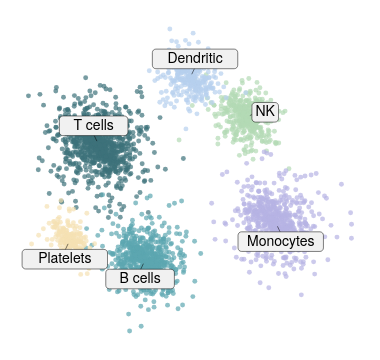

Vega-Lite specification stored for this chart:
### Vega-Lite specification from a JSON file in a GitHub repository (floating-point values rounded to 4 significant figures; data arrays with more than 128 entries replaced by an {"elided": "..."} marker saying what was removed)
{"background": null, "config": {"arc": {"fill": "#DBDBDB", "fillOpacity": 1.0, "innerRadius": 42.5, "padAngle": 0.03, "stroke": "black", "strokeOpacity": 1, "strokeWidth": 0.25}, "area": {"fill": "#DBDBDB", "fillOpacity": 1.0, "stroke": "black", "strokeOpacity": 1, "strokeWidth": 0.25}, "axis": {"domain": true, "domainCap": "round", "domainColor": "black", "domainWidth": 0.25, "grid": false, "gridCap": "round", "gridColor": "#F1F1F1", "gridDash": [0, 0], "gridOpacity": 1.0, "gridWidth": 0.25, "labelColor": "black", "labelFont": "Helvetica Neue, HelveticaNeue, Helvetica, Arial, sans-serif", "labelFontSize": 7, "labelFontStyle": "normal", "labelFontWeight": 400, "offset": 4.5, "ticks": true, "tickCap": "round", "tickColor": "black", "tickRound": false, "tickSize": 3, "tickWidth": 0.25, "titleColor": "black", "titleFont": "Helvetica Neue, HelveticaNeue, Helvetica, Arial, sans-serif", "titleFontSize": 7, "titleFontStyle": "normal", "titleFontWeight": 400}, "axisX": {"domain": true, "labelAlign": "center", "labelAngle": 0, "labels": true, "ticks": true, "translate": 0}, "axisY": {"domain": true, "labelAlign": "right", "labelAngle": 0, "labels": true, "ticks": true, "translate": 0}, "axisRight": {"domain": true, "labelAlign": "left", "labelAngle": 0, "labels": true, "ticks": true, "translate": 0}, "axisTop": {"domain": true, "labelAlign": "center", "labelAngle": 0, "labels": true, "ticks": true, "translate": 0}, "axisBand": {"tickOffset": 0}, "bar": {"fill": "#DBDBDB", "fillOpacity": 1.0, "stroke": "black", "strokeOpacity": 1, "strokeWidth": 0.25}, "boxplot": {"size": 15.3, "ticks": {"cornerRadius": 0.25, "fill": "black", "opacity": 1, "size": 7.65, "thickness": 0.25}, "box": {"fillOpacity": 1.0, "stroke": "black", "strokeOpacity": 1, "strokeWidth": 0.25}, "median": {"cornerRadius": 0, "fill": "black", "fillOpacity": 1.0, "opacity": 1, "size": 15.3, "thickness": 0.25}, "rule": {"fill": "black", "fillOpacity": 1.0, "size": 17.0, "stroke": "black", "strokeDash": [0, 0], "strokeOpacity": 1, "strokeWidth": 0.25}, "outliers": {"color": "black", "fill": "black", "fillOpacity": 1.0, "size": 0, "stroke": "black", "strokeOpacity": 1, "strokeWidth": 0.25}}, "circle": {"fill": "black", "fillOpacity": 1.0, "size": 2.125, "stroke": null, "strokeOpacity": 1, "strokeWidth": 0.25}, "errorband": {"band": {"fillOpacity": 0.6, "stroke": null, "strokeWidth": 0.25, "strokeOpacity": 1}, "borders": {"opacity": 0, "strokeOpacity": 0.25, "strokeWidth": 1}}, "errorbar": {"opacity": 1, "rule": {"strokeDash": [0, 0], "strokeWidth": 0.25}, "ticks": {"color": "black", "cornerRadius": 0.125, "opacity": 1, "size": 10.2, "thickness": 0.25}, "thickness": 0.25}, "font": "Helvetica Neue, HelveticaNeue, Helvetica, Arial, sans-serif", "geoshape": {"fill": "#DBDBDB", "fillOpacity": 1.0, "stroke": "black", "strokeOpacity": 1, "strokeWidth": 0.25}, "header": {"labelColor": "black", "labelFont": "Helvetica Neue, HelveticaNeue, Helvetica, Arial, sans-serif", "labelFontSize": 7, "labelFontStyle": "normal", "labelFontWeight": 400, "titleColor": "black", "titleFont": "Helvetica Neue, HelveticaNeue, Helvetica, Arial, sans-serif", "titleFontSize": 7, "titleFontStyle": "normal", "titleFontWeight": 400, "titlePadding": 0}, "legend": {"disable": false, "offset": 4.5, "titlePadding": 4, "labelOffset": 2, "gradientLabelOffset": 2, "gradientLength": 85.0, "gradientThickness": 8.5, "gradientOpacity": 1.0, "gradientStrokeColor": "black", "gradientStrokeWidth": 0.25, "labelColor": "black", "labelFont": "Helvetica Neue, HelveticaNeue, Helvetica, Arial, sans-serif", "labelFontSize": 7, "labelFontStyle": "normal", "labelFontWeight": 400, "strokeColor": "black", "strokeWidth": 0, "symbolSize": 42, "symbolStrokeColor": "black", "symbolStrokeWidth": 0.25, "titleColor": "black", "titleFont": "Helvetica Neue, HelveticaNeue, Helvetica, Arial, sans-serif", "titleFontSize": 7, "titleFontStyle": "normal", "titleFontWeight": 400}, "line": {"color": "black", "stroke": "black", "strokeCap": "butt", "strokeDash": [0, 0], "strokeOpacity": 1, "strokeWidth": 0.5}, "point": {"filled": true, "fill": "#DBDBDB", "fillOpacity": 1.0, "size": 8.5, "stroke": "black", "strokeOpacity": 1, "strokeWidth": 0.25}, "range": {"category": ["#5CA7B1", "#B7D0EE", "#B7B3E4", "#B3DAB5", "#F5E1B3", "#3D727B", "#809DC7", "#867DAC", "#80A988", "#CBB17A", "#204148", "#546B94", "#584C77", "#507B5F", "#9D824D"], "diverging": {"scheme": ["#6F572A", "#876E43", "#9E875F", "#B5A17F", "#CABBA2", "#DCD6CC", "#F4F1E9", "#C9D7DA", "#9DBFC6", "#78A5AF", "#558B96", "#36717C", "#1A5762"]}, "heatmap": {"scheme": ["#32022B", "#43044D", "#4C196E", "#4D338C", "#484DA6", "#3A68BB", "#1D83CA", "#1D9CCB", "#23B5C9", "#28CDC5", "#4DE0B4", "#91EE9F"]}, "ordinal": {"scheme": ["#F1F1F1", "#DBDBDB", "#C6C6C6", "#B2B2B2", "#9D9D9D", "#898989", "#767676", "#636363", "#515151", "#404040", "#2F2F2F", "#1F1F1F"]}, "ramp": {"scheme": ["#32022B", "#43044D", "#4C196E", "#4D338C", "#484DA6", "#3A68BB", "#1D83CA", "#1D9CCB", "#23B5C9", "#28CDC5", "#4DE0B4", "#91EE9F"]}}, "rule": {"color": "black", "stroke": "black", "strokeCap": "round", "strokeDash": [2, 2], "strokeOpacity": 1, "strokeWidth": 0.25}, "scale": {"bandPaddingInner": 0.1, "bandPaddingOuter": 0.1, "round": false}, "rect": {"fill": "#DBDBDB", "fillOpacity": 1.0, "stroke": "black", "strokeOpacity": 1, "strokeWidth": 0.25}, "square": {"fill": "#DBDBDB", "fillOpacity": 1.0, "size": 17.0, "stroke": "black", "strokeOpacity": 1, "strokeWidth": 0.25}, "text": {"color": "black", "font": "Helvetica Neue, HelveticaNeue, Helvetica, Arial, sans-serif", "fontSize": 7, "fontStyle": "normal", "fontWeight": 400}, "tick": {"color": "black", "cornerRadius": 0.125, "opacity": 1.0, "size": 15.3, "thickness": 0.25}, "title": {"anchor": "middle", "frame": "group", "color": "black", "font": "Helvetica Neue, HelveticaNeue, Helvetica, Arial, sans-serif", "fontSize": 7, "fontStyle": "normal", "fontWeight": 400, "subtitleColor": "black", "subtitleFont": "Helvetica Neue, HelveticaNeue, Helvetica, Arial, sans-serif", "subtitleFontSize": "Helvetica Neue, HelveticaNeue, Helvetica, Arial, sans-serif", "subtitleFontStyle": "normal", "subtitleFontWeight": 400}, "trail": {"color": "black", "opacity": 1, "size": 0.5}, "view": {"continuousWidth": 180, "continuousHeight": 170, "discreteWidth": 180, "discreteHeight": 170, "fill": null, "stroke": null, "strokeWidth": 0.25}}, "layer": [{"data": {"name": "data-1d82db738f5081c0524a5ad5909a210b"}, "mark": {"type": "circle", "opacity": 0.7, "size": 6}, "encoding": {"color": {"field": "cell type", "legend": null, "type": "nominal"}, "x": {"axis": null, "field": "UMAP1", "type": "quantitative"}, "y": {"axis": null, "field": "UMAP2", "type": "quantitative"}}}, {"layer": [{"data": {"values": [{"__dysonsphere__": 1}]}, "mark": {"type": "rule", "strokeDash": [0, 0]}, "encoding": {"x": {"datum": -4.602, "scale": {"domain": [-9.301, 10.2], "nice": false, "padding": 0, "zero": false}}, "x2": {"datum": -4.748}, "y": {"datum": 2.257, "scale": {"domain": [-8.757, 9.143], "nice": false, "padding": 0, "zero": false}}, "y2": {"datum": 2.556}}}, {"data": {"values": [{"__dysonsphere__": 1}]}, "mark": {"type": "rect", "cornerRadius": 1.75, "fill": "#F1F1F1", "fillOpacity": 1.0, "height": 9.8, "stroke": "black", "strokeWidth": 0.25, "width": 34.3}, "encoding": {"x": {"datum": -4.771}, "xOffset": {"value": 0.0}, "y": {"datum": 3.046}, "yOffset": {"value": 0.0}}}, {"data": {"values": [{"__dysonsphere__": 1}]}, "mark": {"type": "text", "align": "center", "baseline": "middle", "fontSize": 7}, "encoding": {"text": {"value": "T cells"}, "x": {"datum": -4.771}, "y": {"datum": 3.046}}}, {"data": {"values": [{"__dysonsphere__": 1}]}, "mark": {"type": "rule", "strokeDash": [0, 0]}, "encoding": {"x": {"datum": 3.712}, "x2": {"datum": 4.02}, "y": {"datum": 3.593}, "y2": {"datum": 3.735}}}, {"data": {"values": [{"__dysonsphere__": 1}]}, "mark": {"type": "rect", "cornerRadius": 1.75, "fill": "#F1F1F1", "fillOpacity": 1.0, "height": 9.8, "stroke": "black", "strokeWidth": 0.25, "width": 13.3}, "encoding": {"x": {"datum": 4.524}, "xOffset": {"value": 0.0}, "y": {"datum": 3.758}, "yOffset": {"value": 0.0}}}, {"data": {"values": [{"__dysonsphere__": 1}]}, "mark": {"type": "text", "align": "center", "baseline": "middle", "fontSize": 7}, "encoding": {"text": {"value": "NK"}, "x": {"datum": 4.524}, "y": {"datum": 3.758}}}, {"data": {"values": [{"__dysonsphere__": 1}]}, "mark": {"type": "rule", "strokeDash": [0, 0]}, "encoding": {"x": {"datum": 5.195}, "x2": {"datum": 5.341}, "y": {"datum": -2.262}, "y2": {"datum": -2.562}}}, {"data": {"values": [{"__dysonsphere__": 1}]}, "mark": {"type": "rect", "cornerRadius": 1.75, "fill": "#F1F1F1", "fillOpacity": 1.0, "height": 9.8, "stroke": "black", "strokeWidth": 0.25, "width": 42.7}, "encoding": {"x": {"datum": 5.364}, "xOffset": {"value": 0.0}, "y": {"datum": -3.052}, "yOffset": {"value": 0.0}}}, {"data": {"values": [{"__dysonsphere__": 1}]}, "mark": {"type": "text", "align": "center", "baseline": "middle", "fontSize": 7}, "encoding": {"text": {"value": "Monocytes"}, "x": {"datum": 5.364}, "y": {"datum": -3.052}}}, {"data": {"values": [{"__dysonsphere__": 1}]}, "mark": {"type": "rule", "strokeDash": [0, 0]}, "encoding": {"x": {"datum": 0.5542}, "x2": {"datum": 0.7002}, "y": {"datum": 5.779}, "y2": {"datum": 6.079}}}, {"data": {"values": [{"__dysonsphere__": 1}]}, "mark": {"type": "rect", "cornerRadius": 1.75, "fill": "#F1F1F1", "fillOpacity": 1.0, "height": 9.8, "stroke": "black", "strokeWidth": 0.25, "width": 42.7}, "encoding": {"x": {"datum": 0.7234}, "xOffset": {"value": 0.0}, "y": {"datum": 6.568}, "yOffset": {"value": 0.0}}}, {"data": {"values": [{"__dysonsphere__": 1}]}, "mark": {"type": "text", "align": "center", "baseline": "middle", "fontSize": 7}, "encoding": {"text": {"value": "Dendritic"}, "x": {"datum": 0.7234}, "y": {"datum": 6.568}}}, {"data": {"values": [{"__dysonsphere__": 1}]}, "mark": {"type": "rule", "strokeDash": [0, 0]}, "encoding": {"x": {"datum": -2.085}, "x2": {"datum": -2.231}, "y": {"datum": -4.231}, "y2": {"datum": -4.53}}}, {"data": {"values": [{"__dysonsphere__": 1}]}, "mark": {"type": "rect", "cornerRadius": 1.75, "fill": "#F1F1F1", "fillOpacity": 1.0, "height": 9.8, "stroke": "black", "strokeWidth": 0.25, "width": 34.3}, "encoding": {"x": {"datum": -2.254}, "xOffset": {"value": 0.0}, "y": {"datum": -5.02}, "yOffset": {"value": 0.0}}}, {"data": {"values": [{"__dysonsphere__": 1}]}, "mark": {"type": "text", "align": "center", "baseline": "middle", "fontSize": 7}, "encoding": {"text": {"value": "B cells"}, "x": {"datum": -2.254}, "y": {"datum": -5.02}}}, {"data": {"values": [{"__dysonsphere__": 1}]}, "mark": {"type": "rule", "strokeDash": [0, 0]}, "encoding": {"x": {"datum": -6.163}, "x2": {"datum": -6.309}, "y": {"datum": -3.187}, "y2": {"datum": -3.486}}}, {"data": {"values": [{"__dysonsphere__": 1}]}, "mark": {"type": "rect", "cornerRadius": 1.75, "fill": "#F1F1F1", "fillOpacity": 1.0, "height": 9.8, "stroke": "black", "strokeWidth": 0.25, "width": 42.7}, "encoding": {"x": {"datum": -6.332}, "xOffset": {"value": 0.0}, "y": {"datum": -3.976}, "yOffset": {"value": 0.0}}}, {"data": {"values": [{"__dysonsphere__": 1}]}, "mark": {"type": "text", "align": "center", "baseline": "middle", "fontSize": 7}, "encoding": {"text": {"value": "Platelets"}, "x": {"datum": -6.332}, "y": {"datum": -3.976}}}]}], "view": {"stroke": null}, "$schema": "https://vega.github.io/schema/vega-lite/v6.4.1.json", "datasets": {"data-1d82db738f5081c0524a5ad5909a210b": {"elided": "3150 records"}}}
